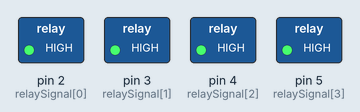
The sketch below on a simulated Arduino Uno, built with avr-gcc and run on an emulated ATmega328P. Parts: switched loads named in the sketch (green lamp = pin HIGH).

Above: at 1.1 s.
At 3.1 s:
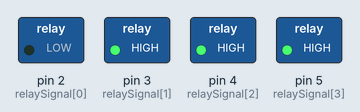
At 5.1 s:
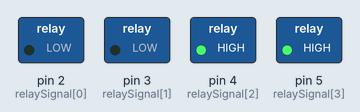
At 7.1 s:
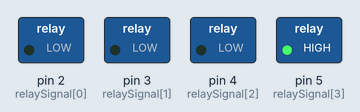
At 8.6 s:
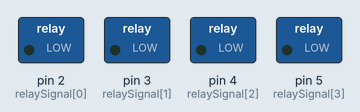
At 9.7 s:
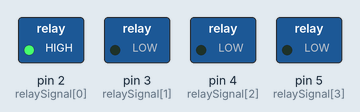
Timing chart, 0 to 10.6 s (numbered marks = the images above):
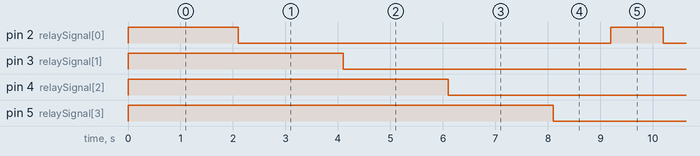

The sketch:

power_strip_test.ino
```cpp
// Global variables
#define NUM_RELAYS 4
int relaySignal[NUM_RELAYS] = {2, 3, 4, 5};
int sensorSignal = 6;

// Starting with relays on
void setup(){

  for (int i = 0; i < NUM_RELAYS; i++){
    pinMode(relaySignal[i], OUTPUT);
    digitalWrite(relaySignal[i], HIGH);
  }

  delay(100);
}

// Relay logic
void loop() {
  for (int i = 0; i < NUM_RELAYS; i++){
    delay(1000);
    digitalWrite(relaySignal[i], HIGH);
    delay(1000);
    digitalWrite(relaySignal[i], LOW);
  }

  delay(100);
}
```

Measured:
- by itself, pin 2 (relaySignal[0]), pin 3 (relaySignal[1]), pin 4 (relaySignal[2]), pin 5 (relaySignal[3]): alternates HIGH for 1.0 s and LOW for 7.1 s
